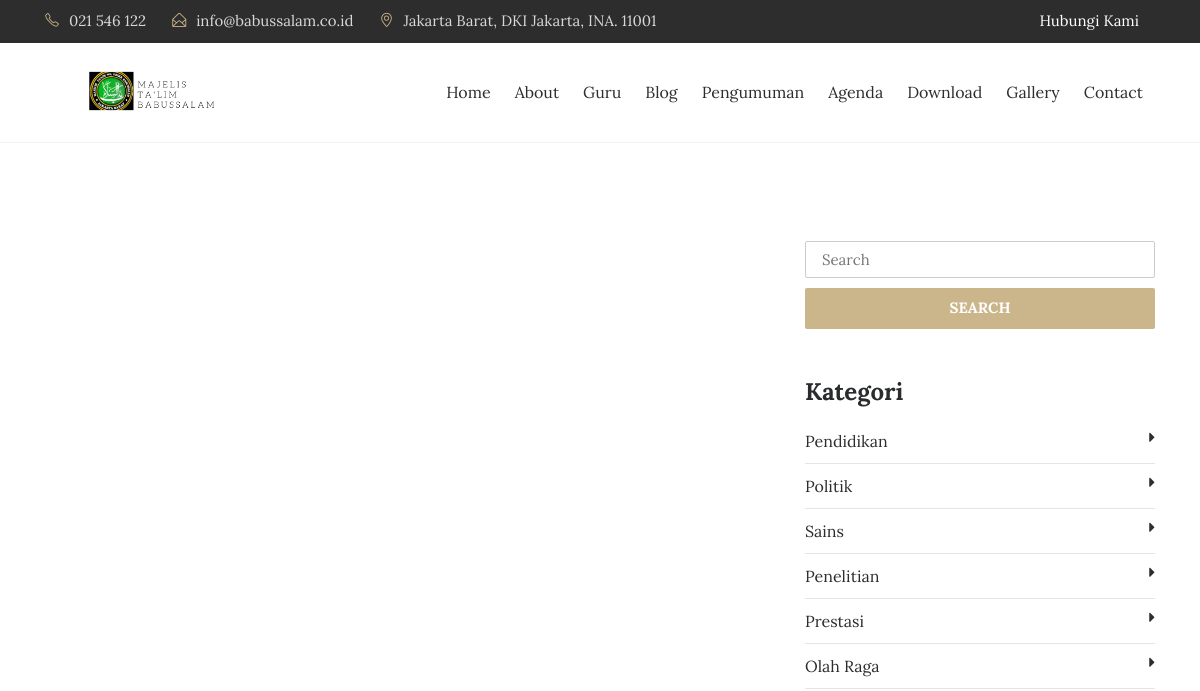
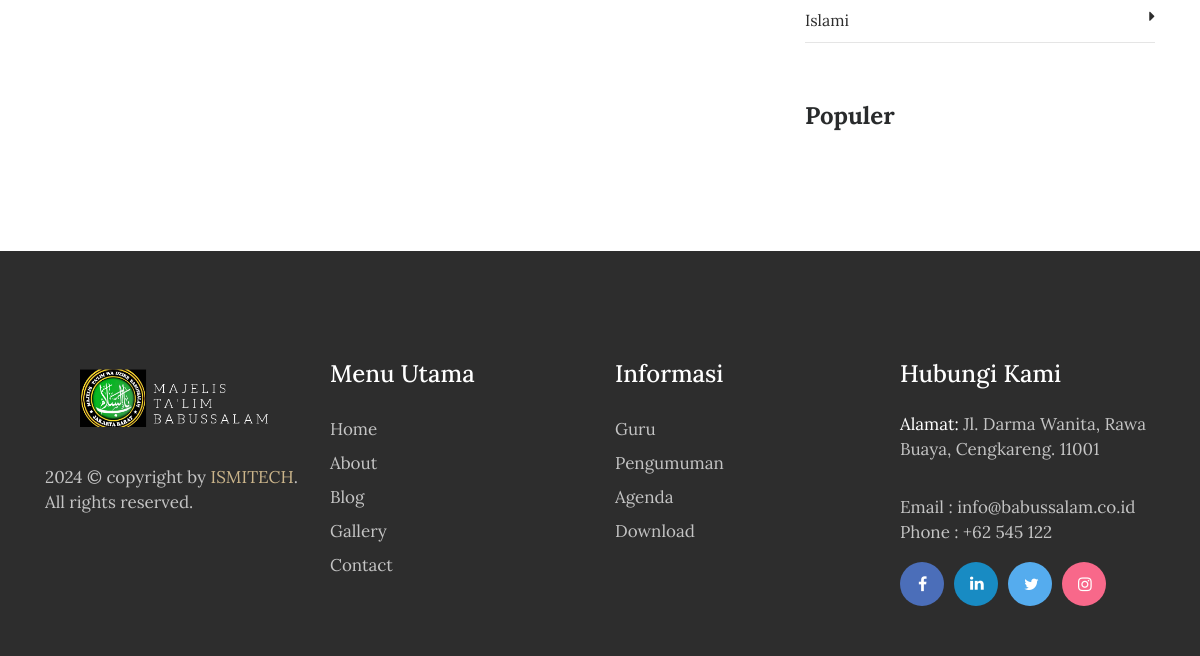
Page /blog/index/5 on the earlier database version (2 pictures, top to bottom).
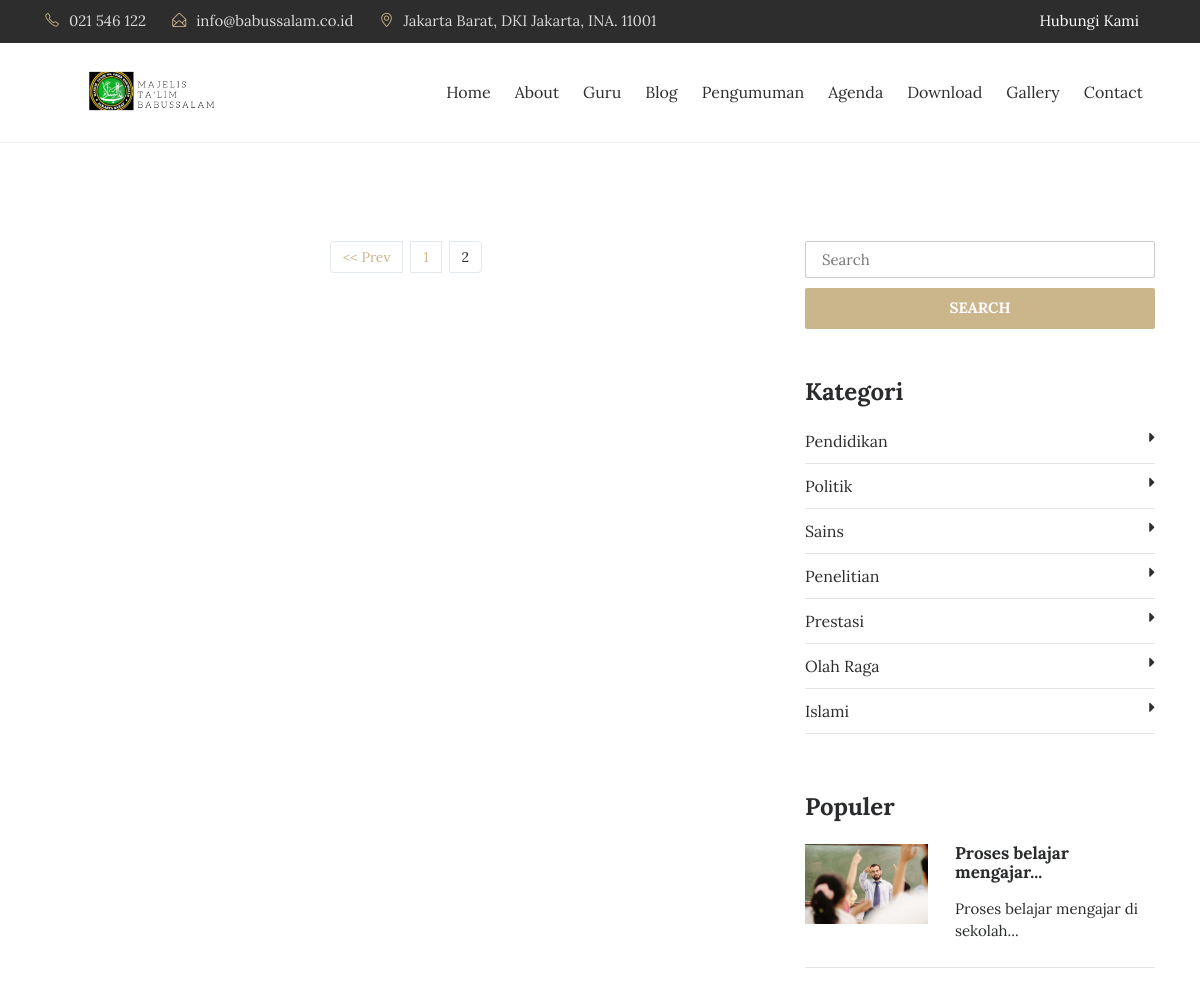
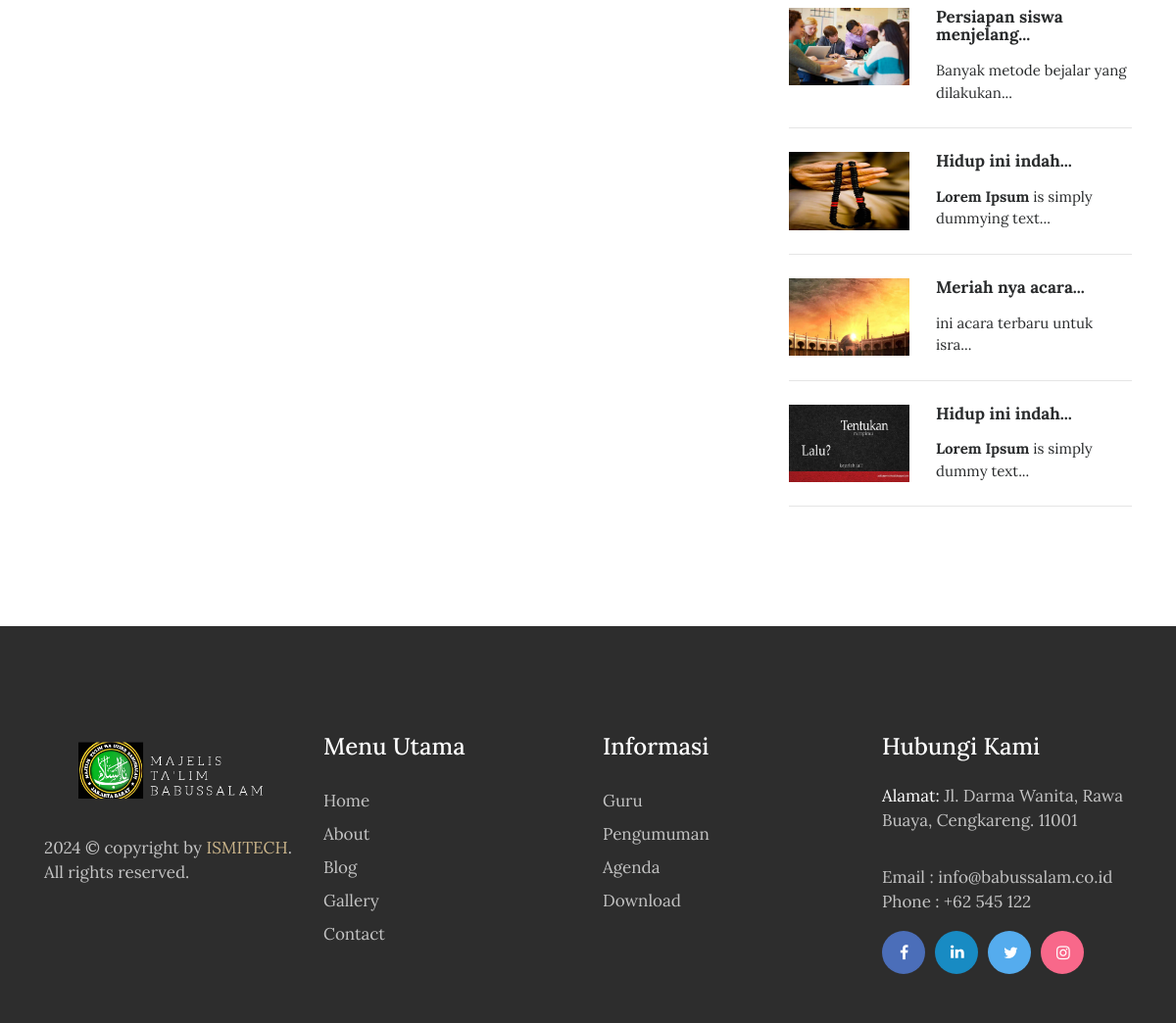
Same page on the later database version (2 pictures, top to bottom).
### tables this page shows
CREATE TABLE `tbl_kategori` (
  `kategori_id` int(11) NOT NULL AUTO_INCREMENT,
  `kategori_nama` varchar(30) DEFAULT NULL,
  `kategori_tanggal` timestamp NULL DEFAULT CURRENT_TIMESTAMP,
  PRIMARY KEY (`kategori_id`)
);

CREATE TABLE `tbl_tulisan` (
  `tulisan_id` int(11) NOT NULL AUTO_INCREMENT,
  `tulisan_judul` varchar(100) DEFAULT NULL,
  `tulisan_isi` text,
  `tulisan_tanggal` timestamp NULL DEFAULT CURRENT_TIMESTAMP,
  `tulisan_kategori_id` int(11) DEFAULT NULL,
  `tulisan_kategori_nama` varchar(30) DEFAULT NULL,
  `tulisan_views` int(11) DEFAULT '0',
  `tulisan_gambar` varchar(40) DEFAULT NULL,
  `tulisan_pengguna_id` int(11) DEFAULT NULL,
  `tulisan_author` varchar(40) DEFAULT NULL,
  `tulisan_img_slider` int(2) NOT NULL DEFAULT '0',
  `tulisan_slug` varchar(200) DEFAULT NULL,
  `tulisan_status` varchar(10) DEFAULT '0',
  `tulisan_tags` varchar(225) DEFAULT NULL,
  PRIMARY KEY (`tulisan_id`),
  KEY `tulisan_kategori_id` (`tulisan_kategori_id`),
  KEY `tulisan_pengguna_id` (`tulisan_pengguna_id`)
);

### index.php (called while the page is built, shortened)
<?php
require_once BASEPATH.'core/CodeIgniter.php';

### application/views/depan/v_blog.php (the view, shortened to what this page needs)
<!DOCTYPE html>
<html lang="en">
<head>
    <?php
        function limit_words($string, $word_limit){
            $words = explode(" ",$string);
            return implode(" ",array_splice($words,0,$word_limit));
        }
    ?>
</head>
<body>
<section class="blog-wrap">
    <div class="container">
        <div class="row">
            <div class="col-md-8">
                <nav>
                    <?php error_reporting(0); echo $page;?>
                </nav>
            </div>
            <div class="col-md-4">
                <form action="<?php echo site_url('blog/search');?>" method="get">
                    <input type="text" name="keyword" placeholder="Search" class="blog-search" required>
                    <button type="submit" class="btn btn-warning btn-blogsearch">SEARCH</button>
                </form>
                <div class="blog-category_block">
                  <h3>Kategori</h3>
                  <ul>
                    <?php foreach ($category->result() as $row) : ?>
                      <li><a href="<?php echo site_url('blog/kategori/'.str_replace(" ","-",$row->kategori_nama));?>"><?php echo $row->kategori_nama;?><i class="fa fa-caret-right" aria-hidden="true"></i></a></li>
                    <?php endforeach;?>
                  </ul>
                </div>
                <div class="blog-featured_post">
                    <h3>Populer</h3>
                    <?php foreach ($populer->result() as $row) :?>
                      <div class="blog-featured-img_block">
                          <img width="35%" src="<?php echo base_url().'assets/images/'.$row->tulisan_gambar;?>" class="img-fluid" alt="blog-featured-img">
                          <h5><a href="<?php echo site_url('artikel/'.$row->tulisan_slug);?>"><?php echo limit_words($row->tulisan_judul,3).'...';?></a></h5>
                          <p><?php echo limit_words($row->tulisan_isi,5).'...';?></p>
                      </div>
                      <hr>
                    <?php endforeach;?>
                </div>
            </div>
        </div>
    </div>
</section>
    </body>
    </html>

Differences in the rows shown:
now on this page (row edited): tbl_tulisan: tulisan_gambar (picture), tulisan_judul "Proses belajar mengajar", tulisan_isi "Proses belajar mengajar di sekolah"
now on this page (row edited): tbl_tulisan: tulisan_gambar (picture), tulisan_judul "Persiapan siswa menjelang", tulisan_isi "Banyak metode bejalar yang dilakukan"
now on this page (row edited): tbl_tulisan: tulisan_gambar (picture), tulisan_judul "Hidup ini indah", tulisan_isi "Lorem Ipsum is simply dummying text"
added tbl_tulisan: tulisan_gambar (picture), tulisan_judul "Meriah nya acara", tulisan_isi "ini acara terbaru untuk isra"
now on this page (row edited): tbl_tulisan: tulisan_gambar (picture), tulisan_judul "Hidup ini indah", tulisan_isi "Lorem Ipsum is simply dummy text"
Other differences:
$page: (not shown) → "<< Prev 1 2"
